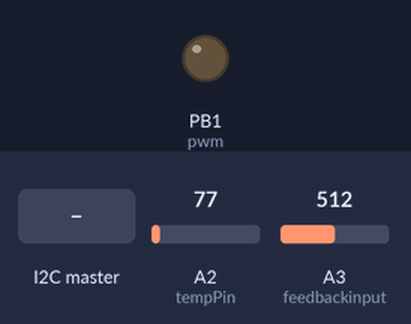
Bench run of a sketch on a simulated ATtiny85, built with avr-gcc and run on an emulated ATtiny85. On the bench: output pins drawn as LEDs (lit = HIGH). Inputs (shaded band) come from the test bench; at power-on: A2 (tempPin) = 77, A3 (feedbackinput) = 512.

Above: at 1.2 s.
1.3 s: the I2C master sends the byte 1
At 2.2 s:
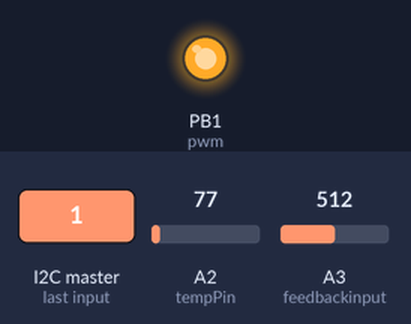
Timing chart, 0 to 4.3 s (numbered marks = the images above; inputs shaded):
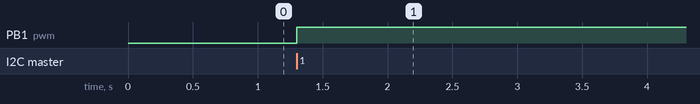

The sketch:

attiny_psu_debug.ino
```cpp
#include <Wire.h>
//#define F_CPU 8000000
const uint16_t pwm = 1;
const uint16_t feedbackinput = A3;

uint16_t VReq = 0;
uint16_t Vactual = 0;
const uint16_t MAXPWM = 255;

const uint16_t THERMMAX = 700;
const uint16_t THERMSLOW = 610;

uint16_t lastVal;
uint16_t lastPWM = 0;

uint16_t tempval = 0;

#define pin5 PIN_B0
#define pin7 PIN_B2
#define tempPin A2

/* 1-v
   2-7
   3-6
   G-5
*/

void setup() {
  TCCR0A = 2 << COM0A0 | 2 << COM0B0 | 3 << WGM00;
  TCCR0B = 0 << WGM02 | 1 << CS00;
  TCCR1 = 0 << PWM1A | 0 << COM1A0 | 1 << CS10;
  GTCCR = 1 << PWM1B | 2 << COM1B0;
  pinMode(pwm, OUTPUT);
  pinMode(feedbackinput, INPUT);
  pinMode(tempPin, INPUT);
  digitalWrite(pwm, LOW);
  Wire.begin(8);                // join i2c bus with address #8
  Wire.onRequest(requestEvent); // register event
  Wire.onReceive(receiveEvent);
}

void requestEvent() {
  uint16_t out[4];
  out[0] = VReq;
  out[1] = Vactual;
  out[2] = tempval;
  out[3] = lastPWM;
  Wire.write((char*)out, 4 * sizeof(uint16_t));
}

void receiveEvent(size_t numBytes) {
  uint16_t newT = 0;
  byte a, b;
  a = Wire.read();
  b = Wire.read();
  newT = a;
  newT = newT << 8 | b;
  if (newT >= 0 && newT < 1023) {
    VReq = newT;
  }
}

void loop() {
  Vactual = analogRead(feedbackinput);
  tempval = analogRead(tempPin);

  uint16_t pwmval = VReq;
  if(tempval >= THERMMAX){
    pwmval = 0;
  }else if(tempval > THERMSLOW){
    uint16_t a = (tempval - THERMSLOW);
    if(a <= pwmval){
      pwmval -= a;
     }else{
      pwmval = 0;
     }
  }

  lastPWM = pwmval;
  analogWrite(pwm, pwmval);
}
```

Measured:
- after the input at 1.3 s, PB1 (pwm): LOW → HIGH at once
